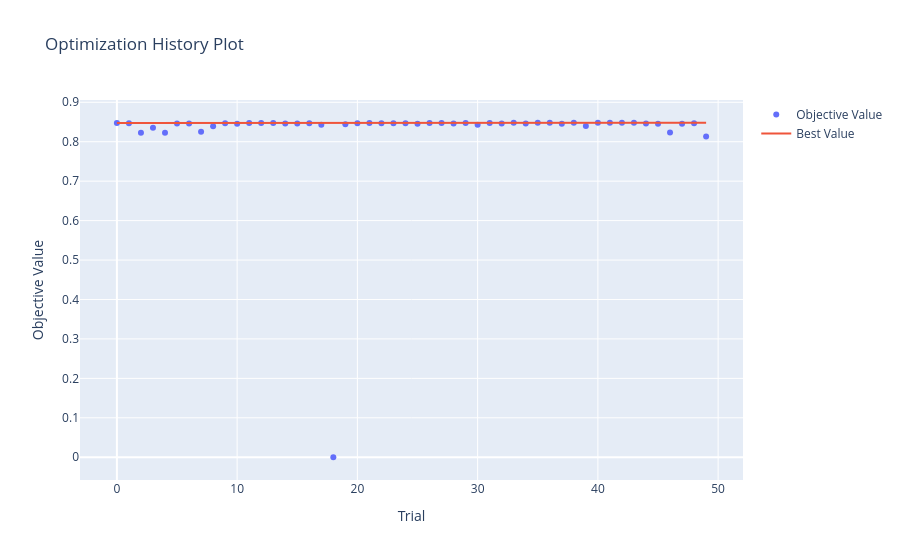
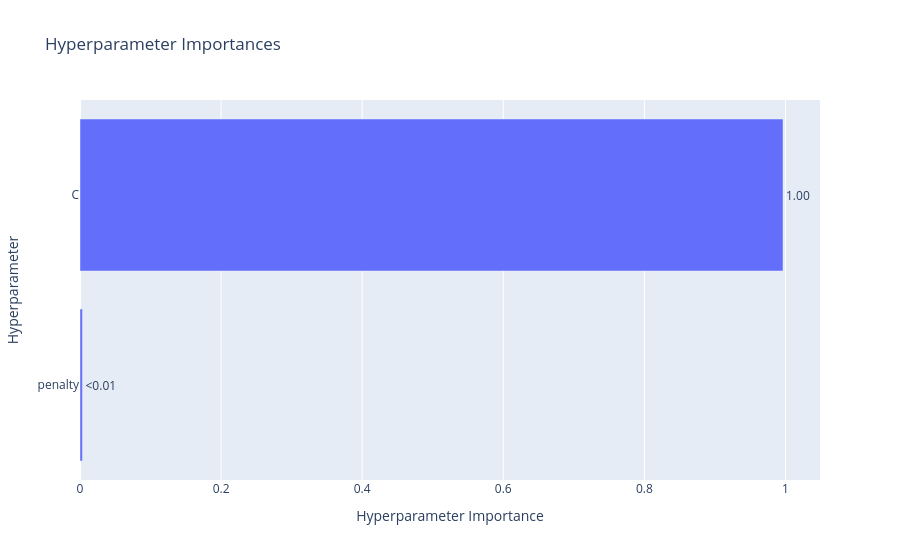

The code cell stored with these charts, in order, in its notebook:
### Code cell
optuna.visualization.plot_optimization_history(study).show()
optuna.visualization.plot_param_importances(study).show()

### Figure 1 — Plotly figure (JSON) as saved in the notebook; plotly's stock layout.template omitted (floating-point values rounded to 4 significant figures)
{"data": [{"mode": "markers", "name": "Objective Value", "type": "scatter", "x": [0, 1, 2, 3, 4, 5, 6, 7, 8, 9, 10, 11, 12, 13, 14, 15, 16, 17, 18, 19, 20, 21, 22, 23, 24, 25, 26, 27, 28, 29, 30, 31, 32, 33, 34, 35, 36, 37, 38, 39, 40, 41, 42, 43, 44, 45, 46, 47, 48, 49], "y": [0.8477, 0.8471, 0.823, 0.8355, 0.8229, 0.8463, 0.846, 0.8256, 0.839, 0.8468, 0.8455, 0.8475, 0.8477, 0.8476, 0.846, 0.8465, 0.8469, 0.8431, 0, 0.8445, 0.8468, 0.8473, 0.847, 0.847, 0.8471, 0.8456, 0.8475, 0.8475, 0.8462, 0.8473, 0.8434, 0.8477, 0.8461, 0.848, 0.846, 0.8479, 0.848, 0.8457, 0.8481, 0.8401, 0.8479, 0.848, 0.848, 0.8479, 0.8461, 0.8454, 0.8233, 0.8458, 0.8467, 0.8136]}, {"mode": "lines", "name": "Best Value", "type": "scatter", "x": [0, 1, 2, 3, 4, 5, 6, 7, 8, 9, 10, 11, 12, 13, 14, 15, 16, 17, 18, 19, 20, 21, 22, 23, 24, 25, 26, 27, 28, 29, 30, 31, 32, 33, 34, 35, 36, 37, 38, 39, 40, 41, 42, 43, 44, 45, 46, 47, 48, 49], "y": [0.8477, 0.8477, 0.8477, 0.8477, 0.8477, 0.8477, 0.8477, 0.8477, 0.8477, 0.8477, 0.8477, 0.8477, 0.8477, 0.8477, 0.8477, 0.8477, 0.8477, 0.8477, 0.8477, 0.8477, 0.8477, 0.8477, 0.8477, 0.8477, 0.8477, 0.8477, 0.8477, 0.8477, 0.8477, 0.8477, 0.8477, 0.8477, 0.8477, 0.848, 0.848, 0.848, 0.848, 0.848, 0.8481, 0.8481, 0.8481, 0.8481, 0.8481, 0.8481, 0.8481, 0.8481, 0.8481, 0.8481, 0.8481, 0.8481]}, {"marker": {"color": "#cccccc"}, "mode": "markers", "name": "Infeasible Trial", "showlegend": false, "type": "scatter", "x": [], "y": []}], "layout": {"title": {"text": "Optimization History Plot"}, "xaxis": {"title": {"text": "Trial"}}, "yaxis": {"title": {"text": "Objective Value"}}}}

### Figure 2 — Plotly figure (JSON) as saved in the notebook; plotly's stock layout.template omitted (floating-point values rounded to 4 significant figures)
{"data": [{"cliponaxis": false, "hovertemplate": ["penalty (CategoricalDistribution): 0.003480112871257908<extra></extra>", "C (FloatDistribution): 0.9965198871287421<extra></extra>"], "name": "Objective Value", "orientation": "h", "text": ["<0.01", "1.00"], "textposition": "outside", "type": "bar", "x": [0.00348, 0.9965], "y": ["penalty", "C"]}], "layout": {"title": {"text": "Hyperparameter Importances"}, "xaxis": {"title": {"text": "Hyperparameter Importance"}}, "yaxis": {"title": {"text": "Hyperparameter"}}}}
